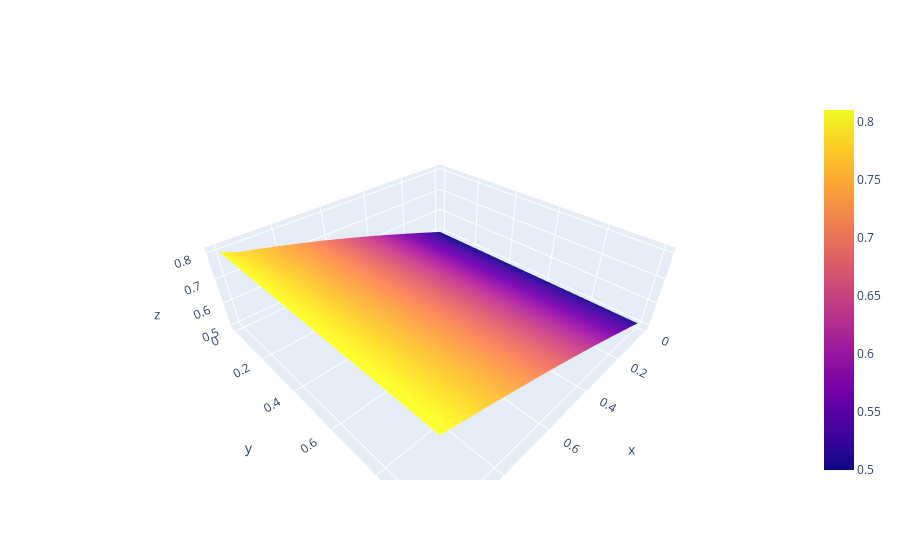

Notebook source saved alongside this figure:
### Code cell
i = 0
N = N_mass_explicit[i]
M = M_mass_explicit[i]
fig = go.Figure(go.Surface(z = explicit_data(N,M,accurate_w,f_right), x = np.linspace(0,1,N), y = np.linspace(0,1,M)))
fig.show()

### Figure 1 — Plotly figure (JSON) as saved in the notebook; plotly's stock layout.template omitted (floating-point values rounded to 4 significant figures; data arrays with more than 128 entries replaced by an {"elided": "..."} marker saying what was removed)
{"data": [{"type": "surface", "x": [0, 0.05263, 0.1053, 0.1579, 0.2105, 0.2632, 0.3158, 0.3684, 0.4211, 0.4737, 0.5263, 0.5789, 0.6316, 0.6842, 0.7368, 0.7895, 0.8421, 0.8947, 0.9474, 1], "y": {"elided": "1599 float values"}, "z": {"elided": "1599x20 float values"}}], "layout": {}}
